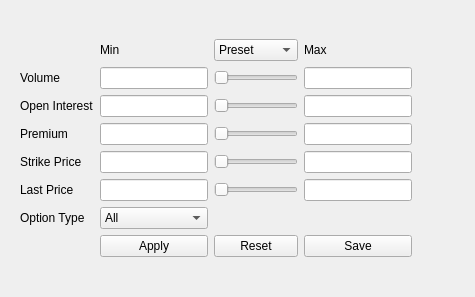
<?xml version="1.0" encoding="UTF-8"?>
<ui version="4.0">
 <class>Form</class>
 <widget class="QWidget" name="Form">
  <property name="geometry">
   <rect>
    <x>0</x>
    <y>0</y>
    <width>475</width>
    <height>297</height>
   </rect>
  </property>
  <property name="windowTitle">
   <string>Form</string>
  </property>
  <layout class="QVBoxLayout" name="verticalLayout">
   <item>
    <widget class="QWidget" name="PremPanelWidget" native="true">
     <property name="sizePolicy">
      <sizepolicy hsizetype="Fixed" vsizetype="Fixed">
       <horstretch>0</horstretch>
       <verstretch>0</verstretch>
      </sizepolicy>
     </property>
     <layout class="QGridLayout" name="gridLayout">
      <item row="5" column="1">
       <widget class="QLineEdit" name="lastPrice_lineEdit_min"/>
      </item>
      <item row="1" column="1">
       <widget class="QLineEdit" name="vol_lineEdit_min"/>
      </item>
      <item row="4" column="0">
       <widget class="QLabel" name="label_5">
        <property name="text">
         <string>Strike Price</string>
        </property>
       </widget>
      </item>
      <item row="3" column="2">
       <widget class="QSlider" name="prem_slider">
        <property name="orientation">
         <enum>Qt::Orientation::Horizontal</enum>
        </property>
       </widget>
      </item>
      <item row="2" column="2">
       <widget class="QSlider" name="oi_slider">
        <property name="orientation">
         <enum>Qt::Orientation::Horizontal</enum>
        </property>
       </widget>
      </item>
      <item row="7" column="3">
       <widget class="QPushButton" name="save_button">
        <property name="text">
         <string>Save</string>
        </property>
       </widget>
      </item>
      <item row="5" column="3">
       <widget class="QLineEdit" name="lastPrice_lineEdit_max"/>
      </item>
      <item row="2" column="0">
       <widget class="QLabel" name="label_2">
        <property name="text">
         <string>Open Interest</string>
        </property>
       </widget>
      </item>
      <item row="1" column="3">
       <widget class="QLineEdit" name="vol_lineEdit_max"/>
      </item>
      <item row="2" column="1">
       <widget class="QLineEdit" name="oi_lineEdit_min"/>
      </item>
      <item row="4" column="1">
       <widget class="QLineEdit" name="strikePrice_lineEdit_min"/>
      </item>
      <item row="2" column="3">
       <widget class="QLineEdit" name="oi_lineEdit_max"/>
      </item>
      <item row="3" column="0">
       <widget class="QLabel" name="label_3">
        <property name="text">
         <string>Premium</string>
        </property>
       </widget>
      </item>
      <item row="1" column="2">
       <widget class="QSlider" name="vol_slider">
        <property name="orientation">
         <enum>Qt::Orientation::Horizontal</enum>
        </property>
       </widget>
      </item>
      <item row="7" column="2">
       <widget class="QPushButton" name="reset_button">
        <property name="text">
         <string>Reset</string>
        </property>
       </widget>
      </item>
      <item row="4" column="3">
       <widget class="QLineEdit" name="strikePrice_lineEdit_max"/>
      </item>
      <item row="5" column="0">
       <widget class="QLabel" name="label_6">
        <property name="text">
         <string>Last Price</string>
        </property>
       </widget>
      </item>
      <item row="5" column="2">
       <widget class="QSlider" name="lastPrice_slider">
        <property name="orientation">
         <enum>Qt::Orientation::Horizontal</enum>
        </property>
       </widget>
      </item>
      <item row="0" column="2">
       <widget class="QComboBox" name="preset_combo">
        <item>
         <property name="text">
          <string>Preset</string>
         </property>
        </item>
       </widget>
      </item>
      <item row="6" column="0">
       <widget class="QLabel" name="label_7">
        <property name="text">
         <string>Option Type</string>
        </property>
       </widget>
      </item>
      <item row="3" column="3">
       <widget class="QLineEdit" name="prem_lineEdit_max"/>
      </item>
      <item row="7" column="1">
       <widget class="QPushButton" name="apply_button">
        <property name="text">
         <string>Apply</string>
        </property>
       </widget>
      </item>
      <item row="6" column="1">
       <widget class="QComboBox" name="optionType_combo">
        <item>
         <property name="text">
          <string>All</string>
         </property>
        </item>
        <item>
         <property name="text">
          <string>Calls</string>
         </property>
        </item>
        <item>
         <property name="text">
          <string>Puts</string>
         </property>
        </item>
       </widget>
      </item>
      <item row="1" column="0">
       <widget class="QLabel" name="label">
        <property name="text">
         <string>Volume</string>
        </property>
       </widget>
      </item>
      <item row="4" column="2">
       <widget class="QSlider" name="strikePrice_slider">
        <property name="orientation">
         <enum>Qt::Orientation::Horizontal</enum>
        </property>
       </widget>
      </item>
      <item row="3" column="1">
       <widget class="QLineEdit" name="prem_lineEdit_min"/>
      </item>
      <item row="0" column="1">
       <widget class="QLabel" name="label_4">
        <property name="text">
         <string>Min</string>
        </property>
       </widget>
      </item>
      <item row="0" column="3">
       <widget class="QLabel" name="label_8">
        <property name="text">
         <string>Max</string>
        </property>
       </widget>
      </item>
     </layout>
    </widget>
   </item>
  </layout>
 </widget>
 <resources/>
 <connections/>
</ui>
